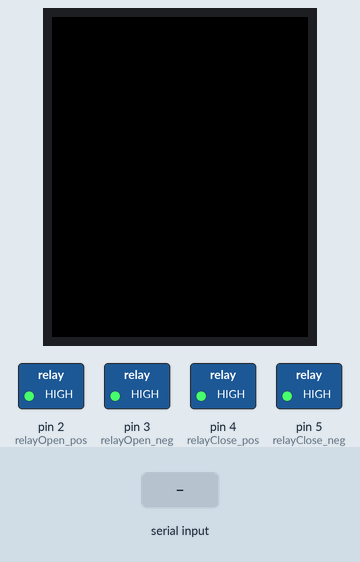
Bench run of a sketch on a simulated Arduino Uno, built with avr-gcc and run on an emulated ATmega328P. Shown: 128×160 colour display, switched loads named in the sketch (green lamp = pin HIGH). Inputs (shaded band) come from the test bench. What the sketch prints to the serial monitor is not drawn.

Above: at 0.9 s.
1.0 s: "90,45\n" received over Serial
At 2.3 s:
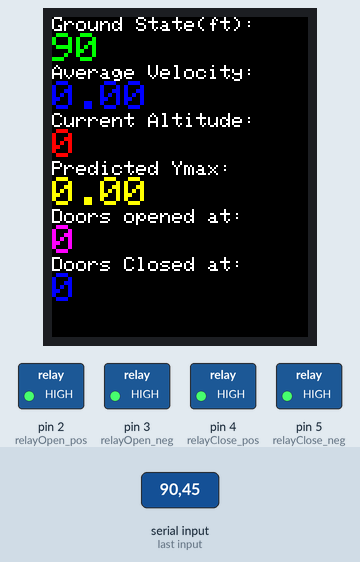
At 6.8 s:
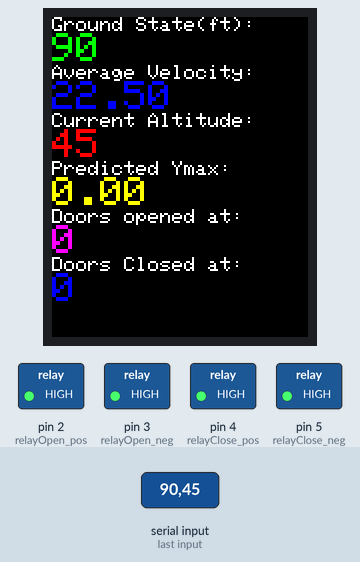
Timing chart, 0 to 8.3 s (numbered marks = the images above; inputs shaded):
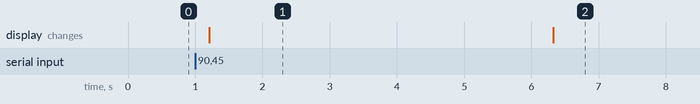

Measured:
- after the input at 1.0 s, the display: changes after 0.21 s (image 1)
- what the display in image 1 shows lasts 5.1 s, from 1.2 s to 6.3 s

The sketch:

Altimeter_LCD.ino
```cpp
/*  NASA USLI Spring 2013
    Team Rocket Power
    University of Central Florida
    Reverse Flow Airbrake Electronics Control System
          Matthew Harrison-Program Manager
          Sean DelVecchio-Technical Operations Manager
          Jeff Leins-Flight Process Engineer
          Monica Bertram-Performance Engineer
          Ron Hofer-Mechanical Design Engineer
          Steven Darrow-Aerospace Design Engineer
          Dr. Marcel Ilie-Senior Design Team Advisor
          Mr. Joshua Steele-Electrical Team Advisor
          Mr. Brandon Frazer-Electrical Team Advisor
*/
#define cs   10    //Arduino pin 10 to CS TFT module
#define dc   9     //Arduino pin 9 to DC TFT module
#define rst  8     // you can also connect this to the Arduino reset
#include "math.h"
#include <SD.h>
#include <Adafruit_GFX.h>    // Core graphics library for TFT
#include <Adafruit_ST7735.h> // Hardware-specific library for TFT
#include <SPI.h>             //comm. for TFT

Adafruit_ST7735 tft = Adafruit_ST7735(cs, dc, rst);
//Arduino pin 13 to SCL pin TFT module; pin 11 to SDA pin TFT module
const int chipSelect=10; //SD card select
long altNew =0L;
long altOld =0L;
long altGround=0L;
long newVel=0L;
long preVel=0L;
float avgVel=0;
long LCD_close =0L;
long LCD_open =0L;
int relayOpen_pos=2;   //relay module trigger Digital Pin 2
int relayOpen_neg=3;   //relay module trigger Digital Pin 3
int relayClose_pos=4;  //relay module trigger Digital Pin 4
int relayClose_neg=5;  //relay module trigger Digital Pin 5
float VtSq=392;      // Vt^2
float VtMult=6;      // (Vt^2)/2g
float lnConst=0;     //ln((avgVel + VtSq)/VtSq)
float yMax=0;        //yMax=VtMult*ln(lnConst)+altNew
double lnValue=0;

 /* PreConditions: alt_value is the value the alitmeter is currently sitting at. During the
      startup process, it will calculate the (ft) the altimeter is sitting at above Sea Level
      depending on the location (130-160ft Orlando, 500-600ft Alabama)
  Post Conditions: Once the ft above sea level has been calculated,
      the alitmeter value will be >0, breaking out of thvae first while loop and exectue the code
*/
void setup()
{
  Serial.begin(9600);
  Serial.println("Rocket Power!");
  pinMode(relayOpen_pos, OUTPUT);
  pinMode(relayOpen_neg, OUTPUT);
  pinMode(relayClose_pos, OUTPUT);
  pinMode(relayClose_neg, OUTPUT);
  digitalWrite(relayOpen_pos, HIGH);
  digitalWrite(relayOpen_neg, HIGH);
  digitalWrite(relayClose_pos, HIGH);
  digitalWrite(relayClose_neg, HIGH);

  altGround=altitudeRead();
  Serial.print("Ground State in (ft): ");
  Serial.println(altGround);

tft.initR(INITR_REDTAB);
  Serial.println("initializing LCD...");

  uint16_t time = millis();
  tft.fillScreen(ST7735_BLACK);
  time = millis() - time;
  // initialize LCD
   //tft.setCursor(0, 0);
  //tft.fillScreen(ST7735_BLACK);
  LCD_print();
  delay(4000);

  Serial.println("done");
  delay(1000);

  Serial.flush();
  delay(10);
}//end setup

//infinite loop checking states the rocket is at to predict when to open the
//doors to slow the rocket down and when to close them
void loop()
{
  altNew=altitudeRead();
  if (altNew !=0 )
  {
     newVel=altNew-altOld;
     //don't bother printing new statements unless the Rocket is moving
     if (altOld!=altNew)
     {
       Serial.print("Updated Altitude 1: ");
       Serial.println(altNew);
       Serial.print("Altitude Old: ");
       Serial.println(altOld);
     }
      altOld=altNew;
      avgVel=newVel+preVel;
      avgVel=avgVel/2;

     //only print if rocket is moving
     if (preVel!=newVel)
     {
       Serial.print("Average Velocity: ");
       Serial.println(avgVel);
     }
     preVel=newVel;

   //once the rocket rises above 4,000 feet, we need to begin
   //predicting what the next height will be
    if (altNew > 4200)
    {
       prediction();
    }
  }
  Serial.flush();  //clean the data
  LCD_print();
  delay(10); //10ms sampling rate
}//end void loop

//Reading in the altitude from the Altimeter and converting it from ASCII to integer
long altitudeRead()
{
  char alt_data = 0;
  long alt_value = 0L;
  while(1)
  {
    if(!Serial.available())
      continue;

      alt_data = Serial.read();
      if((alt_data < '0')|| (alt_data > '9')) //makes sure the arduino is only transfering
        {                                     //8 bits of numerical data '0'=0x30 '9'=0x38 in ASCII
          break;
        }
        else
        {
          alt_value = alt_value*10 + (alt_data - '0'); //converts ASCII to readable integer
        }
  }
  return alt_value;
}

//Predict the next height the rocket will be at
void prediction()
{
lnConst=0;
yMax=0;
lnValue=0;

   lnConst= avgVel + VtSq;
   lnConst= lnConst/VtSq;
   lnValue = log(lnConst);
   yMax=lnValue*VtMult;
   yMax=yMax + altNew;

   Serial.print("Ymax= ");
   Serial.println(yMax);

 //once the equation has predicted that the rocket will be at 5280 feet
 //we need to open the doors to slow it down. Once the Rocket has hit the 1 mile marker
 //we wll then shut the doors to allow steady free fall
 if (yMax > 5280 && digitalRead(relayOpen_pos)==1)  //activates the doors/Relay Module
  {
    digitalWrite(relayClose_pos, HIGH);
    digitalWrite(relayClose_neg, HIGH);
    delay(1);
    digitalWrite(relayOpen_pos, LOW);
    digitalWrite(relayOpen_neg, LOW);
    Serial.print("Doors opened at (ft): ");
    Serial.println(altNew);
    LCD_open=altNew;
  }
 if (yMax <= 5280 && digitalRead(relayOpen_pos)==0)
  {
    digitalWrite(relayOpen_pos, HIGH);
    digitalWrite(relayOpen_neg, HIGH);
    delay(1);
    digitalWrite(relayClose_pos, LOW);
    digitalWrite(relayClose_neg, LOW);
    Serial.print("Doors closed at (ft): ");
    Serial.println(altNew);
    LCD_close=altNew;
  }
  Serial.flush();
  return;
}

//update values on LCD screen
void LCD_print()
{
  tft.setCursor(0, 0);
  tft.fillScreen(ST7735_BLACK);
  tft.setTextColor(ST7735_WHITE);
  tft.setTextSize(1);
  tft.println("Ground State(ft): ");
  tft.setTextSize(2);
  tft.setTextColor(ST7735_GREEN);
  tft.println(altGround);

  tft.setTextColor(ST7735_WHITE);
  tft.setTextSize(1);
  tft.println("Average Velocity: ");
  tft.setTextSize(2);
  tft.setTextColor(ST7735_BLUE);
  tft.println(avgVel, 2);

  tft.setTextColor(ST7735_WHITE);
  tft.setTextSize(1);
  tft.println("Current Altitude: ");
  tft.setTextSize(2);
  tft.setTextColor(ST7735_RED);
  tft.println(altOld);

  tft.setTextColor(ST7735_WHITE);
  tft.setTextSize(1);
  tft.println("Predicted Ymax: ");
  tft.setTextSize(2);
  tft.setTextColor(ST7735_YELLOW);
  tft.println(yMax, 2);

  tft.setTextColor(ST7735_WHITE);
  tft.setTextSize(1);
  tft.println("Doors opened at: ");
  tft.setTextSize(2);
  tft.setTextColor(ST7735_MAGENTA);
  tft.println(LCD_open);

  tft.setTextColor(ST7735_WHITE);
  tft.setTextSize(1);
  tft.println("Doors Closed at: ");
  tft.setTextSize(2);
  tft.setTextColor(ST7735_BLUE);
  tft.println(LCD_close);

}
```
